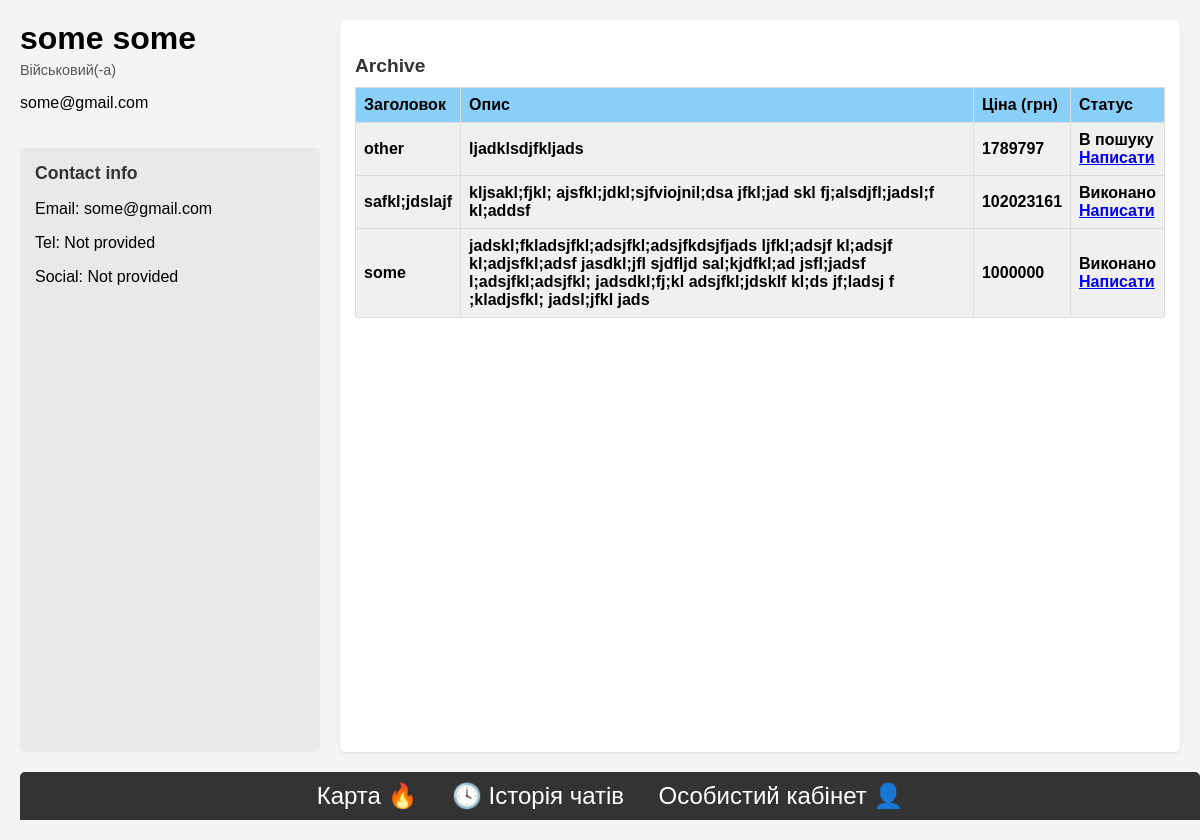
The app's page /auth/profile/1 (signed in), older data.
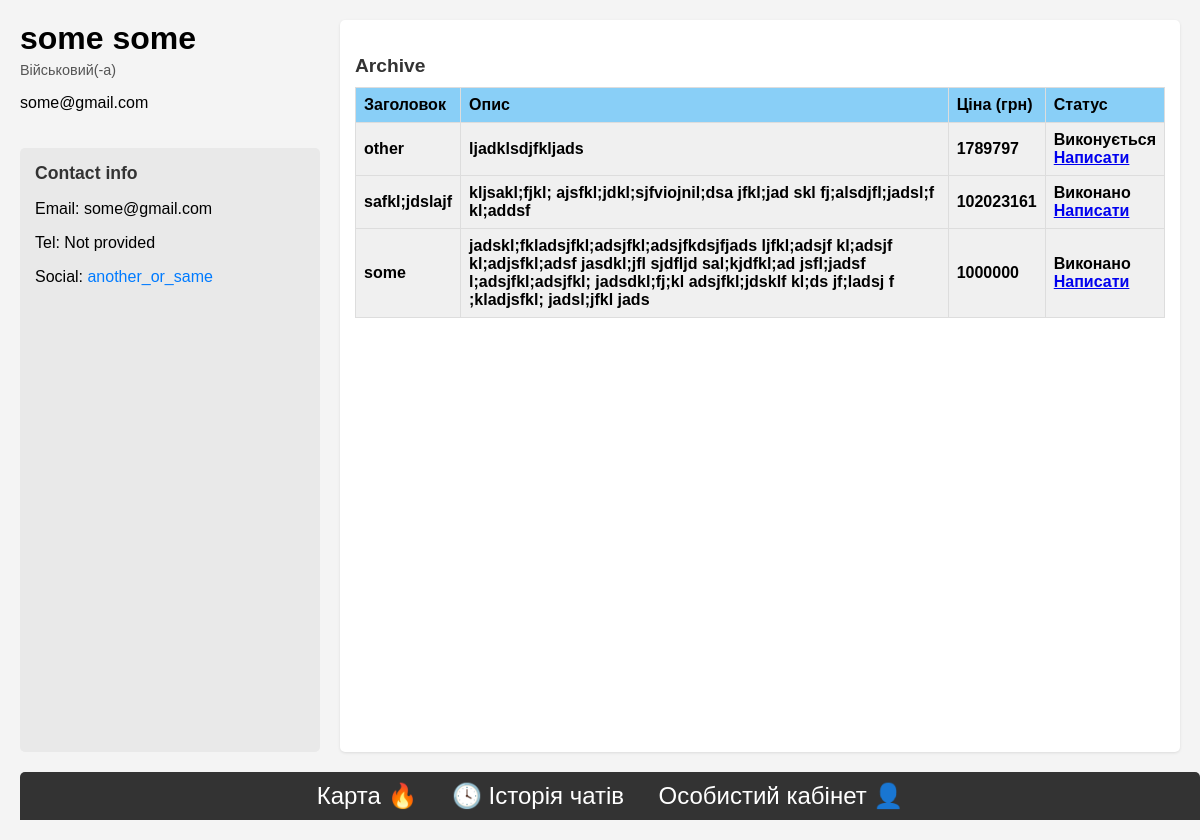
The same page, newer data.
### volunteer_app/models.py (models this page shows, shortened)
class Request(models.Model):
    STATUS_CHOICES = [
        ('done', "Виконано"),
        ('in_progress', "Виконується"),
        ('in_search', "В пошуку"),
    ]
    URGENCY_CHOICES = [
        ("висока", "Висока"),
        ("середня", "Середня"),
        ("низька", "Низька"),
    ]
    author = models.ForeignKey(  # 🔄 Замість "user"
        UserProfile, on_delete=models.CASCADE, related_name='requests'
    )
    name = models.CharField(max_length=255, null=True)
    description = models.TextField()
    status = models.CharField(max_length=15, choices=STATUS_CHOICES, default='in_search')
    urgency = models.CharField(max_length=20, choices=URGENCY_CHOICES, null=True, blank=True)
    volunteer = models.ForeignKey(
        UserProfile, on_delete=models.SET_NULL, null=True, blank=True,
        related_name='volunteer_req'
    )
    aproximate_price = models.IntegerField(verbose_name="Приблизна ціна", default=1)

### authentication/views.py (the view)
# urls.py: path('profile/<int:volunteer_id>', views.profile, name='profile'),
def profile(request, volunteer_id):
    user_profile = UserProfile.objects.get(id=volunteer_id)
    if user_profile.category == 'both':
        both_request_data = (("Військовий(-а)",user_profile.requests.all().order_by('-id')), ("Волонтер(-ка)",user_profile.volunteer_req.all().order_by('-id')))
        request_data = None
    elif user_profile.category == 'soldier':
        request_data = user_profile.requests.all()
        request_data = request_data.order_by('-id')
        both_request_data = None
    else:
        request_data = user_profile.volunteer_req.all()
        request_data = request_data.order_by('-id')
        both_request_data = None
    visitor = request.user.profile
    return render(request, 'profile.html', {'user':user_profile.user, 'contacts':user_profile.get_contacts(), 'request_data': request_data, 'visitor':visitor, 'both_request_data':both_request_data})

### authentication/models.py (called while the page is built)
    def get_contacts(self):
        if self.contacts:
            return json.loads(self.contacts)
        return {}

### authentication/templates/profile.html (shortened to what this page needs)
<!DOCTYPE html>
<html>
<head>
    {% load static %}
    <link rel="stylesheet" href="{% static 'css/personal_page.css' %}">
</head>
<body>
    <header>
        <h1>{{ user.first_name }} {{ user.last_name }}</h1>
        <p>{{ user.profile.get_category_display }}</p>
        <p>{{ user.email }}</p>
    </header>
    <aside>
        <div class="contact-info">
            <h2>Contact info</h2>
            <p>Email: {{ user.email }}</p>
            <p>Tel: {{ contacts.phone|default:"Not provided" }}</p>
            <p>Social: {% if contacts.socials.title and contacts.socials.link %}<a href="{{ contacts.socials.link }}">{{ contacts.socials.title }}</a>{% else %}Not provided{% endif %}</p>
        </div>
    </aside>
    <main>
        <div class="archive-section">
            <h2>Archive</h2>
        {% if request_data %}
        <table>
            <thead>
                <tr>
                    <th>Заголовок</th>
                    <th>Опис</th>
                    <th>Ціна (грн)</th>
                    <th>Статус</th>
                </tr>
            </thead>
            {% for req in request_data %}
            <tbody>
                <td>{{ req.name }}</td>
                <td>{{ req.description }}</td>
                <td>{{ req.aproximate_price }}</td>
                <td>{{ req.get_status_display }}<br>{% if visitor.pk == req.volunteer.pk or visitor.pk == req.author.pk %}<a href="{% url 'chat:start_chat' req.id %}">Написати</a>{% endif %}</td>
            </tbody>
            {% endfor %}
        </table>
        {% elif not both_request_data %}
        <p>Ще нема запитів.</p>
        {% endif %}
        </div>
    </main>
    <div class="bottom-menu">
        <a href="{% url 'map' %}">Карта 🔥</a>
        <a href="{% url 'volunteer_app:chat_history' %}">🕓 Історія чатів</a>
        {% if not request_form %}
        <a href="{% url 'personal_page' %}">Особистий кабінет 👤</a>
        {% endif %}
    </div>
</body>
</html>

Row changes from the older to the newer data that the page shows:
changed Request "other": status "В пошуку" → "Виконується"
Text that changed along with them:
{{ contacts.socials.title }}: (not shown) → "another_or_same"
text no longer shown: "Not provided"
